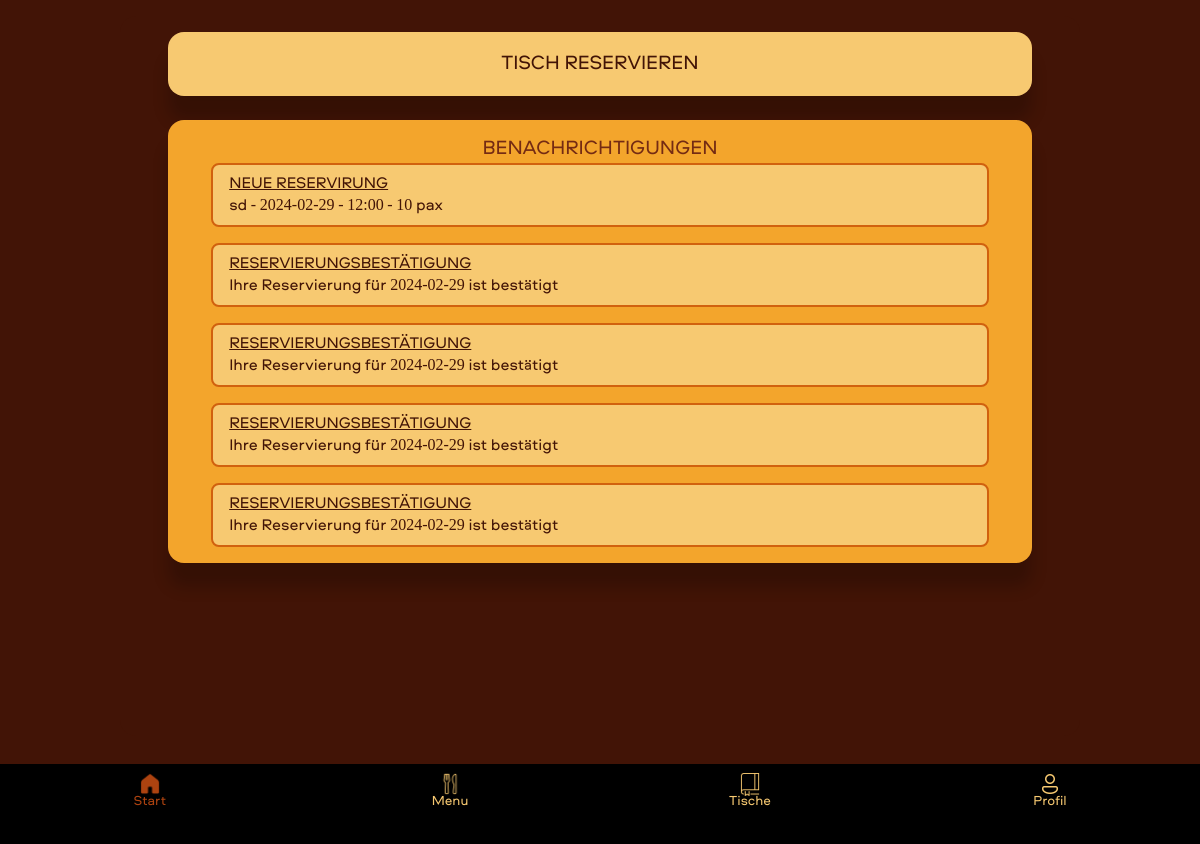
The app's page / (signed in), older data.
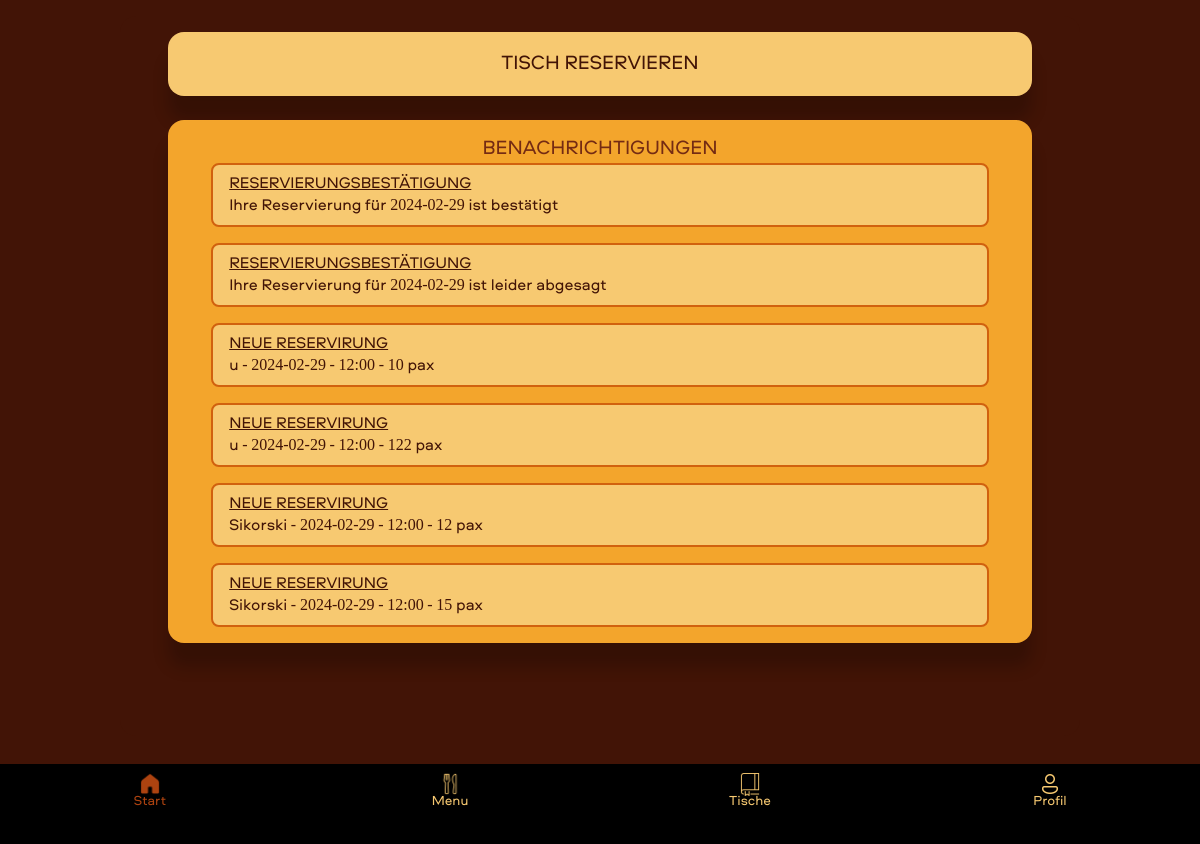
The same page, newer data.
### reservation_app/models.py (models this page shows, shortened)
class Notification(models.Model):
    user = models.ForeignKey(settings.AUTH_USER_MODEL, on_delete=models.CASCADE)
    title = models.TextField(default='')
    message = models.TextField(default='')
    timestamp = models.DateTimeField(auto_now_add=True)
    is_read = models.BooleanField(default=False)

### reservation_app/views.py (the view)
# urls.py: path('',views.home,name='home'),
def home(request):
    if request.user.is_authenticated:
        notifications = Notification.objects.filter(user=request.user, is_read=False)
        return render(request,"home.html",{'notifications': notifications})
    else:
        return render(request,"home.html",{'notifications': []})

### reservation_app/templates/home.html (shortened to what this page needs)
{% extends 'base.html' %}
{% block content %}
<div class="tables-container" style="min-height: 90vh;">
    <a href="{% url 'create_book' %}">
        <button class="std_button" style="height: 8vh; margin-top: 2vh;">Tisch reservieren</button>
    </a>
{% if user.is_authenticated %}
<div class="notifications" style="overflow-y: auto">
    <div class="title-text">
        <div class="title">Benachrichtigungen</div>
      </div>
{% if notifications %}
    <ul>
        {% for notification in notifications %}
        {% if notification.is_read == False %}
        <a href="{% url 'user_orders' %}?method=Show_Table&notification_id={{ notification.id }}">
            <button class="notification">
                <div class="title_not">
                {{ notification.title }}
            </div>
            <div class="message">
                {{ notification.message }}
            </div>
        </button></a>
        {% endif %}
        {% endfor %}
    </ul>
{% else %}
<div class="title-text">
    <div class="title" style="font-size: 2vh;padding-bottom: 2vh;">Sie haben keine Benachrichtigungen</div>
  </div>
{% endif %}
{% endif %}
</div>
</div><br><br><br><br>
</div>
 {% load static %}
      <a href="{% url 'home' %}">
        <button class="tabbar home">
            <img src="{% static 'icons/home_active.png' %}">
            <br>
            Start
        </button>
    </a>
    <a href="{% url 'menu' %}">
        <button class="tabbar menu">
            <img src="{% static 'icons/menu.png' %}" >
            <br>
            Menu
        </button>
    </a>
    <a href="{% url 'user_orders' %}">
        <button class="tabbar mybook">
            <img src="{% static 'icons/tables.png' %}">
            <br>
            Tische
        </button>
    </a>
    {% if user.is_authenticated %}
    <a href="{% url 'account' %}">
        <button class="tabbar login_user">
            <img src="{% static 'icons/account.png' %}">
            <br>
            Profil
        </button>
    </a>
    {% endif %}
{% endblock %}

Row changes from the older to the newer data that the page shows:
no longer on this page (row edited): Notification: title "NEUE RESERVIRUNG", message "sd - 2024-02-29 - 12:00 - 10 pax"
no longer on this page (row edited): Notification: title "RESERVIERUNGSBESTÄTIGUNG", message "Ihre Reservierung für 2024-02-29 ist bestätigt"
no longer on this page (row edited): Notification: title "RESERVIERUNGSBESTÄTIGUNG", message "Ihre Reservierung für 2024-02-29 ist bestätigt"
no longer on this page (row edited): Notification: title "RESERVIERUNGSBESTÄTIGUNG", message "Ihre Reservierung für 2024-02-29 ist bestätigt"
added Notification: title "RESERVIERUNGSBESTÄTIGUNG", message "Ihre Reservierung für 2024-02-29 ist leider abgesagt"
added Notification: title "NEUE RESERVIRUNG", message "u - 2024-02-29 - 12:00 - 10 pax"
added Notification: title "NEUE RESERVIRUNG", message "u - 2024-02-29 - 12:00 - 122 pax"
added Notification: title "NEUE RESERVIRUNG", message "Sikorski - 2024-02-29 - 12:00 - 12 pax"
added Notification: title "NEUE RESERVIRUNG", message "Sikorski - 2024-02-29 - 12:00 - 15 pax"
